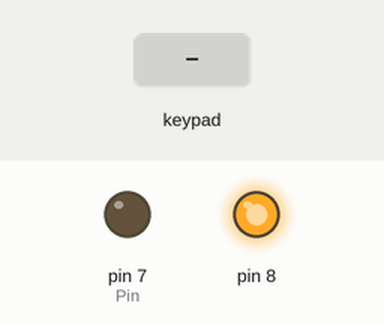
This sketch was run on a simulated Arduino Uno, built with avr-gcc and run on an emulated ATmega328P. Parts: output pins drawn as LEDs (lit = HIGH). Dashed ring = blinking. The inputs (shaded band) are chosen by the test bench.

Above: at 0.1 s.
At 1.4 s:
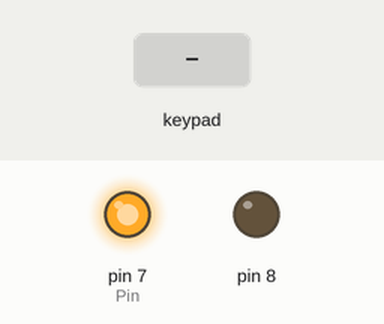
1.5 s: key '-' pressed
At 1.7 s:
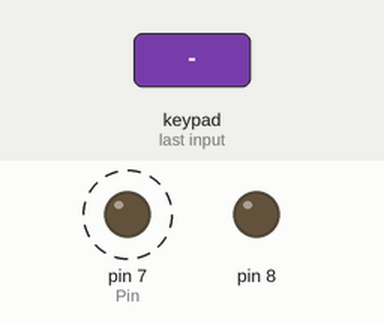
Timing chart, 0 to 10.5 s (numbered marks = the images above; inputs shaded):
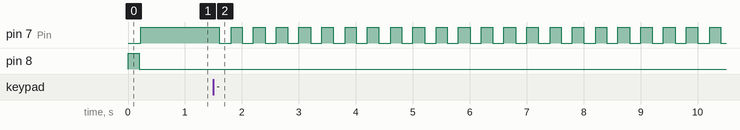

The sketch:

KOPWheelchair.ino
```cpp
#include <PS2X_lib.h>
#include "Utility.h"
#include "KOPWheelchair.h"
#include "Motor.h"
#include "Light.h"
#include "Buzzer.h"

PS2X PS2;

Light SignalLight;
Buzzer SignalBuzzer;

Motor Left1; // must construct in setup
Motor Left2;
Motor Right1;
Motor Right2;

Motor* Motors[4] = { &Left1, &Left2, &Right1, &Right2 };

char ControlMode = 0;

static void SetAllMotor(float speed)
{
	for (auto motor : Motors)
		motor->SetSpeed(speed);
}
static void SetLeftMotors(float speed)
{
	Left1.SetSpeed(speed);
	Left2.SetSpeed(speed);
}
static void SetRightMotors(float speed)
{
	Right1.SetSpeed(speed);
	Right2.SetSpeed(speed);
}

// The setup() function runs once each time the micro-controller starts
void setup()
{
	pinMode(7, INPUT);
	pinMode(8, OUTPUT);
	InitializeSerial();

	SignalLight.Pin = 7;
	SignalBuzzer.Pin = 8;

	SignalBuzzer.OnVolume = 0.51f;

	do
	{
		// setup pins and settings: GamePad(clock, command, attention, data, Pressures?, Rumble?) check for error
		auto error = PS2.config_gamepad(10, 12, 11, 13, false, true);
		if (error != 0)
		{
			LogDebug("PS2 error %d, refusing to initialize", error);
		}
		else
		{
			LogDebug("PS2 ok");
			break;
		}
	} while (1);

	SignalBuzzer.BeepFor(200);

	Left1 = Motor(5, true, COMMON_SPEED_MULTIPLER * LEFT_SPEED_MULTIPLER);
	Left2 = Motor(6, true, COMMON_SPEED_MULTIPLER * LEFT_SPEED_MULTIPLER);
	Right1 = Motor(3, false, COMMON_SPEED_MULTIPLER * RIGHT_SPEED_MULTIPLER);
	Right2 = Motor(4, false, COMMON_SPEED_MULTIPLER * RIGHT_SPEED_MULTIPLER);
}

// Add the main program code into the continuous loop() function
void loop()
{
	delay(10);

	if (PS2.read_gamepad(false, 0) != true)
		ControlMode = 0;

	SignalLight.Update();
	SignalBuzzer.Update();
	for (auto motor : Motors)
		motor->Update();

	auto controllerLeftX = -((float)PS2.Analog(PSS_LX) / 127.5f - 1.0f);
	auto controllerLeftY = -((float)PS2.Analog(PSS_LY) / 127.5f - 1.0f);
	auto controllerRightX = -((float)PS2.Analog(PSS_RX) / 127.5f - 1.0f);
	auto controllerRightY = -((float)PS2.Analog(PSS_RY) / 127.5f - 1.0f);

	LogDebug("%d %d %d %d", (int)(controllerLeftX * 100.0f), (int)(controllerLeftY * 100.0f), (int)(controllerRightX * 100.0f), (int)(controllerRightY * 100.0f));

	auto controllerPadUp = PS2.Button(PSB_PAD_UP);
	auto controllerPadDown = PS2.Button(PSB_PAD_DOWN);
	auto controllerPadLeft = PS2.Button(PSB_PAD_LEFT);
	auto controllerPadRight = PS2.Button(PSB_PAD_RIGHT);

	auto controllerL1 = PS2.Button(PSB_L1);
	auto controllerL2 = PS2.Button(PSB_L2);
	auto controllerR1 = PS2.Button(PSB_R1);
	auto controllerR2 = PS2.Button(PSB_R2);

	auto controllerTriangle = PS2.Button(PSB_TRIANGLE);
	auto controllerCircle = PS2.Button(PSB_CIRCLE);
	auto controllerCross = PS2.Button(PSB_CROSS);
	auto controllerSquare = PS2.Button(PSB_SQUARE);

	if (PS2.NewButtonState(PSB_SELECT) && PS2.Button(PSB_SELECT))
	{
		ControlMode++;
		if (ControlMode > 2) ControlMode = 0;
	}

	switch (ControlMode)
	{
	case 0:
		// default disabled mode
		SetAllMotor(0);
		SignalLight.OnMicroseconds = 1000000;
		SignalLight.OffMicroseconds = 0;
		break;
	case 1:
		SignalLight.OnMicroseconds = 200000;
		SignalLight.OffMicroseconds = 200000;
		if (controllerPadUp)
		{
			SetAllMotor(1);
		}
		else if (controllerPadDown)
		{
			SetAllMotor(-1);
		}
		else if (controllerPadLeft)
		{
			SetLeftMotors(-1);
			SetRightMotors(1);
		}
		else if (controllerPadRight)
		{
			SetLeftMotors(1);
			SetRightMotors(-1);
		}
		else
		{
			SetLeftMotors(controllerLeftY);
			SetRightMotors(controllerRightY);
		}
		break;
	case 2:
		SignalLight.OnMicroseconds = 400000;
		SignalLight.OffMicroseconds = 400000;

		// right: -, left: +, front: 0, back: +-1
		auto rotationDegreeScale = atan2(controllerLeftX, controllerLeftY) / 3.1415926f;
		auto rotationDegreeScaleAbs = fabs(rotationDegreeScale);
		auto power = sqrt(controllerLeftX * controllerLeftX + controllerLeftY * controllerLeftY);
		power = fmin(power, 1.0f);

		float leftWheelSpeed = 0;
		float rightWheelSpeed = 0;

		// left
		if (rotationDegreeScale >= 0.0f)
		{
			if (rotationDegreeScale <= 0.5f)
			{
				leftWheelSpeed = power * (1.0f - 4.0f * rotationDegreeScale);
				rightWheelSpeed = power;
			}
			// backward
			else
			{
				leftWheelSpeed = -power;
				rightWheelSpeed = power * (3.0f - 4.0f * rotationDegreeScale);
			}
		}
		// right
		else
		{
			if (rotationDegreeScale >= -0.5f)
			{
				leftWheelSpeed = power;
				rightWheelSpeed = power * (1.0f + 4.0f * rotationDegreeScale);
			}
			// backward
			else
			{
				leftWheelSpeed = power * (3.0f + 4.0f * rotationDegreeScale);
				rightWheelSpeed = -power;
			}
		}

		SetLeftMotors(leftWheelSpeed);
		SetRightMotors(rightWheelSpeed);
		break;
	default:
		break;
	}
}
```

Buzzer.cpp
```cpp
#include "Buzzer.h"

void Buzzer::Update() const
{
	auto now = micros();
	auto totalLength = this->OffMicroseconds + this->OnMicroseconds;
	auto nowCycleAt = now % totalLength;
	auto value = nowCycleAt > this->OffMicroseconds ? MapZeroToOneToUInt8(this->OnVolume) : MapZeroToOneToUInt8(this->OffVolume);
	analogWrite(this->Pin, value);
}
void Buzzer::BeepFor(int millis) const
{
	analogWrite(this->Pin, MapZeroToOneToUInt8(this->OnVolume));
	delay(millis);
	analogWrite(this->Pin, MapZeroToOneToUInt8(this->OffVolume));
}
```

Buzzer.h
```cpp
#pragma once

#include "utility.h"

struct Buzzer
{
public:
	uint8 Pin;
	float OnVolume = 1; // 0 ~ 1
	float OffVolume = 0; // 0 ~ 1
	uint32 OnMicroseconds = 0;
	uint32 OffMicroseconds = 1;

	void Update() const;
	void BeepFor(int millis) const;
};
```

KOPWheelchair.h
```cpp
#pragma once

constexpr float COMMON_SPEED_MULTIPLER = 0.75f;
constexpr float LEFT_SPEED_MULTIPLER = 1.0f;
constexpr float RIGHT_SPEED_MULTIPLER = 0.8f;
```

Light.cpp
```cpp
#include "Light.h"

void Light::Update() const
{
	auto now = micros();
	auto totalLength = this->OffMicroseconds + this->OnMicroseconds;
	auto nowCycleAt = now % totalLength;
	auto value = nowCycleAt > this->OffMicroseconds ? MapZeroToOneToUInt8(this->OnBrightness) : MapZeroToOneToUInt8(this->OffBrightness);
	analogWrite(this->Pin, value);
}
```

Light.h
```cpp
#pragma once

#include "utility.h"
struct Light
{
private:
	uint8 FloatToUint8(float f) const;
public:
	uint8 Pin;
	float OnBrightness = 1; // 0 ~ 1
	float OffBrightness = 0; // 0 ~ 1
	uint32 OnMicroseconds = 0;
	uint32 OffMicroseconds = 1;

	void Update() const;
};
```

Motor.cpp
```cpp
#include "Motor.h"
#include "Utility.h"

static float DefaultSpeedSmoother(float currentSpeed, float targetSpeed, uint64 elapsedMicros)
{
	return targetSpeed;
}

Motor::Motor(uint8 pwmPin, bool isReversed, float speedMultipler = 1, SpeedSmoothFunc speedSmoother = NULL)
{
	IsReversed = isReversed;
	SpeedMultipler = speedMultipler;
	PWMController = Servo();

	PWMController.attach(pwmPin, 1000, 2000);
	SpeedSmoother = speedSmoother != NULL ? speedSmoother : DefaultSpeedSmoother;
}
Motor::Motor() = default;
Motor::~Motor()
{
	Stop();
}

void Motor::Update()
{
	auto now = micros();
	auto newSpeed = (*SpeedSmoother)(CurrentSpeed, TargetSpeed, now - LastPWMPulseMicros);
	CurrentSpeed = newSpeed;
	SetSpeedForce(newSpeed);
}
void Motor::SetSpeedForce(float speed)
{
	auto multipler = (IsReversed ? -1.0f : 1.0f) * SpeedMultipler;
	auto micros = (int16)(speed * multipler * 500.0f + 1500.0f);
	PWMController.writeMicroseconds(micros);
	LastPWMPulseMicros = micros;
}

/// <summary>
/// set speed
/// </summary>
/// <param name="speed">range from -1~1</param>
void Motor::SetSpeed(float speed)
{
	TargetSpeed = speed;
}
void Motor::Stop()
{
	SetSpeedForce(0);
}
```

Motor.h
```cpp
// Motor.h

#include "Utility.h"
#include <Servo.h>

#ifndef _MOTOR_h
#define _MOTOR_h

#if defined(ARDUINO) && ARDUINO >= 100
#include "arduino.h"
#else
#include "WProgram.h"
#endif
typedef float (*SpeedSmoothFunc)(float currentSpeed, float targetSpeed, uint64 elapsedMicros);

struct Motor
{
private:
	Servo PWMController;
	uint64 LastPWMPulseMicros;
	float CurrentSpeed;
	float TargetSpeed;
public:
	float SpeedMultipler;
	bool IsReversed;
	SpeedSmoothFunc SpeedSmoother;

	Motor(uint8 pwmPin, bool isReversed, float speedMultipler = 1, SpeedSmoothFunc speedSmoother = NULL);
	Motor();
	~Motor();

	void Update();
	void SetSpeed(float speed);
	void SetSpeedForce(float speed);
	void Stop();
};

#endif
```

Utility.cpp
```cpp
#include "Utility.h"

uint8 MapZeroToOneToUInt8(float f)
{
	return (uint8)(f * 255.0f);
}
float FloatMap(float value, float srcLow, float srcHigh, float dstLow, float dstHigh)
{
	float srcRange = srcHigh - srcLow;
	float dstRange = dstHigh - dstLow;

	float srcToDstRatio = dstRange / srcRange;

	float valueInSrcRange = value - srcLow;
	float valueInDstRange = valueInSrcRange * srcToDstRatio;

	float dst = valueInDstRange + dstLow;

	return dst;
}
void LogSerial(const char* format, ...)
{
	static char buffer[256];

	va_list args;
	va_start(args, format);
	vsnprintf(buffer, sizeof(buffer), format, args);
	Serial.println(buffer);
	memset(buffer, 0, sizeof(buffer));
}
void LogDebug(const char* format, ...)
{
	if (DEBUG)
	{
		static char buffer[256];

		va_list args;
		va_start(args, format);
		vsnprintf(buffer, sizeof(buffer), format, args);
		Serial.println(buffer);
		memset(buffer, 0, sizeof(buffer));

		va_end(args);
	}
}
void InitializeSerial(bool debugOnly = true)
{
	if (!debugOnly)
	{
		Serial.begin(115200);
	}
	else if (DEBUG)
	{
		Serial.begin(115200);
	}
}
```

Utility.h
```cpp
// Utility.h

#ifndef _UTILITY_h
#define _UTILITY_h

#if defined(ARDUINO) && ARDUINO >= 100
#include "arduino.h"
#else
#include "WProgram.h"
#endif

#define lengthof(array, element) sizeof(array) / sizeof(element)
#define EMPTY_CLOSURE []() {}

typedef char int8;
typedef unsigned char uint8;
typedef short int16;
typedef unsigned short uint16;
typedef long int32;
typedef unsigned long uint32;
typedef long long int64;
typedef unsigned long long uint64;

uint8 MapZeroToOneToUInt8(float f);
float FloatMap(float value, float srcLow, float srcHigh, float dstLow, float dstHigh);
void LogSerial(const char* format, ...);
void LogDebug(const char* format, ...);
void InitializeSerial(bool debugOnly = true);

constexpr bool DEBUG = false;

#endif
```

Measured:
- after the input at 1.5 s, pin 7 (Pin): alternates HIGH for 0.20 s and LOW for 0.20 s, starting after 0.10 s
